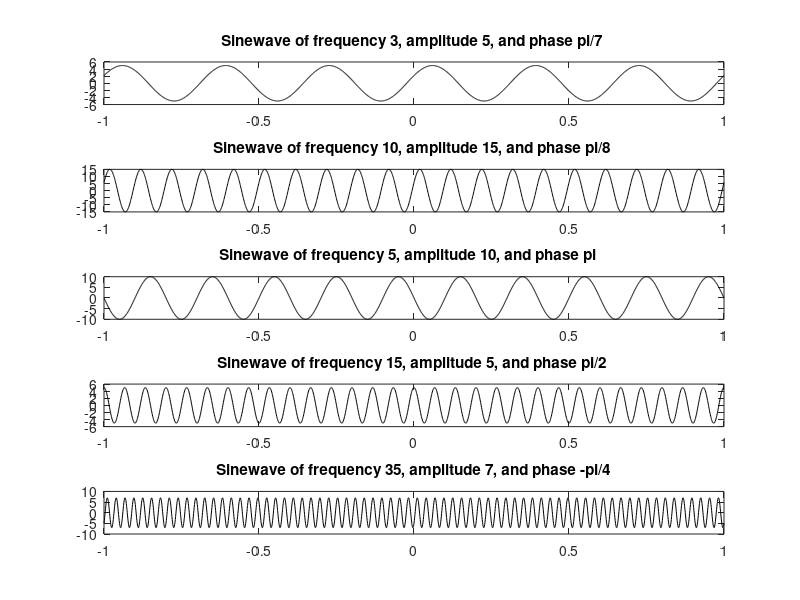
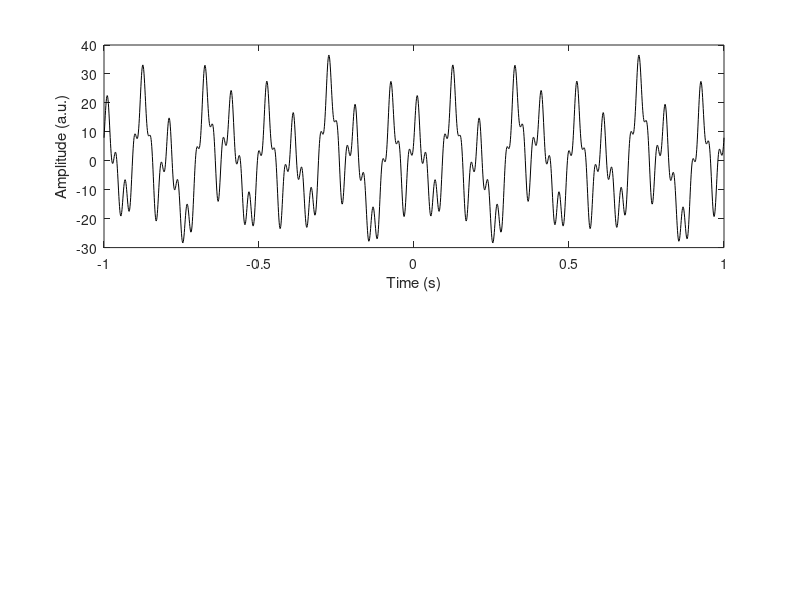

Here is the MATLAB script that generated these plots, in order: (Note: this script raises an error after producing the figures.)
%%
%   COURSE: Neural signal processing and analysis: Zero to hero
%  SESSION: Static spectral analyses
%  TEACHER: Mike X Cohen, sincxpress.com
%


%% 
% 
%  VIDEO: Sine waves and their parameters
% 
% 

%%% The goal of this cell is to create a signal by summing together sine waves.

% define a sampling rate
srate = 1000;

% list some frequencies
frex = [ 3   10   5   15   35 ];

% list some random amplitudes... make sure there are the same number of
% amplitudes as there are frequencies!
amplit = [ 5   15   10   5   7 ];

% phases... list some random numbers between -pi and pi
phases = [  pi/7  pi/8  pi  pi/2  -pi/4 ];
phases_g = char('pi/7',  'pi/8',  'pi',  'pi/2',  '-pi/4');

% define time...
% note for the future: it's veriy important to have odd numbers of
% timepoints to create morlet wavelet
time = -1:1/srate:1;


% now loop through frequencies and create sine waves
sine_waves = zeros(length(frex),length(time));
for fi=1:length(frex)
    sine_waves(fi,:) = amplit(fi) .* sin(2*pi.*time.*frex(fi) + phases(fi));
end


%%% now plot
figure(1), clf

for sinei=1:length(amplit)
    subplot(length(amplit),1,sinei)

    % should be one sine wave per subplot
    plot(time,sine_waves(sinei,:),'k')
    title(sprintf('Sinewave of frequency %d, amplitude %d, and phase %s',frex(sinei),amplit(sinei),phases_g(sinei,:))) % print looping title (use sprintf())
end

figure(2), clf
subplot(211)
plot(time,sum(sine_waves,1),'k')
xlabel('Time (s)'), ylabel('Amplitude (a.u.)')

%% sine wave parameter intuition via GUI

% a little interactive GUI to give you
% a better sense of sine wave parameters
sinewave_from_params;


%% 
% 
%  VIDEO: Complex numbers and Euler's formula
% 
% 

% several ways to create a complex number
z = 4 + 3i;
z = 4 + 3*1i;
z = 4 + 3*sqrt(-1);
z = complex(4,3);

disp([ 'Real part is ' num2str(real(z)) ' and imaginary part is ' num2str(imag(z)) '.' ])


% beware of a common programming error:
i = 2;
zz = 4 + 3*i;

% note that it's not possible to set 1i to a variable:
% 1i = 2;


% plot the complex number
figure(3), clf
plot(real(z),imag(z),'s','markersize',12,'markerfacecolor','k')

% make plot look nicer
set(gca,'xlim',[-5 5],'ylim',[-5 5])
grid on, hold on, axis square
plot(get(gca,'xlim'),[0 0],'k','linew',2)
plot([0 0],get(gca,'ylim'),'k','linew',2)
xlabel('Real axis')
ylabel('Imaginary axis')
title([ 'Number (' num2str(real(z)) ' ' num2str(imag(z)) 'i) on the complex plane' ])

%% Euler's formula and the complex plane

% use Euler's formula to plot vectors
m = 4;
k = pi/3;
compnum = m*exp( 1i*k );

% extract magnitude and angle
mag = sqrt(compnum*conj(compnum)); % same as below
mag = abs(compnum);
phs = angle(compnum);

% plot a red dot in the complex plane corresponding to the
% real (x-axis) and imaginary (y-axis) parts of the number.
figure(4), clf
plot([0 real(compnum)],[0 imag(compnum)],'ro','linew',2,'markersize',10,'markerfacecolor','r')

% make plot look nicer
set(gca,'xlim',[-5 5],'ylim',[-5 5])
grid on, hold on, axis square
plot(get(gca,'xlim'),[0 0],'k','linew',2)
plot([0 0],get(gca,'ylim'),'k','linew',2)
xlabel('Real axis')
ylabel('Imaginary axis')

% draw a line using polar notation
h = polar([0 phs],[0 mag],'r');
set(h,'linewidth',2)


% also draw a unit circle
x = linspace(-pi,pi,100);
h = plot(cos(x),sin(x));
set(h,'color',[1 1 1]*.7) % light gray

% title
title([ 'Rectangular: [' num2str(real(compnum)) ' ' num2str(imag(compnum)) 'i ], ' ...
        'Polar: ' num2str(mag) 'e^{i' num2str(phs) '}' ])
    

%% 
% 
%  VIDEO: The dot product and sine waves
% 
% 


% create two vectors
v1 = [ 2 4 2  1 5 3 1];
v2 = [ 4 2 2 -3 2 5 8];

% two (among other) ways to create the dot product
dp1 = sum( v1.*v2 );
dp2 = dot(v1,v2);

%% the dot product with sine waves

%%% In this section, you will create a signal (wavelet)
%   and then compute the dot product between that signal
%   and a series of sine waves.


% phase of signal
theta = 1*pi/4;

% simulation parameters
srate = 1000; % in Hz
time  = -1:1/srate:1; % from -1 to 1 in jumps of 1/srate (i.e. freq in time)

% here is the signal (don't change this line)
signal = sin(2*pi*5*time + theta) .* exp( (-time.^2) / .1);

% sine wave frequencies (Hz)
sinefrex = 2:.5:10;

% plot signal
figure(4), clf
subplot(211)
plot(time,signal,'k','linew',1.5)
xlabel('Time (s)'), ylabel('Amplitude (a.u.)')
title('Signal')

dps = zeros(size(sinefrex));
for fi=1:length(dps)

    % create a real-valued sine wave. Note that the amplitude should be 1 and the phase should be 0
    sinew = sin(2*pi*time*sinefrex(fi));

    % compute the dot product between sine wave and signal
    % normalize by the number of time points
    dps(fi) = dot(sinew,signal)/length(time);
end

% and plot
subplot(212)
stem(sinefrex,dps,'k','linew',3,'markersize',10,'markerfacecolor','w')
set(gca,'xlim',[sinefrex(1)-.5 sinefrex(end)+.5],'ylim',[-.2 .2])
xlabel('Sine wave frequency (Hz)')
ylabel('Dot product (signed magnitude)')
title([ 'Dot product of signal and sine waves (' num2str(theta) ' rad. offset)' ])

%%% Question: Try changing the 'theta' parameter. What is the effect on the spectrum of dot products?
% the spectrum changes as well
%

%% 
% 
%   VIDEO: Complex sine waves
% 
% 


%%% The goal here is to create a complex-valued sine wave

% general simulation parameters
srate = 500; % sampling rate in Hz
time  = 0:1/srate:2-1/srate; % time in seconds

% sine wave parameters
freq = 5;    % frequency in Hz
ampl = 2;    % amplitude in a.u.
phas = pi/3; % phase in radians

% generate the complex sine wave. Note that exp(x) means e^x
csw = ampl.*exp(1i*2*pi.*time.*freq);


% plot in 2D
figure(5), clf
subplot(211)
plot(time,real(csw), time,imag(csw),'linew',2)
xlabel('Time (sec.)'), ylabel('Amplitude')
title('Complex sine wave projections')
legend({'real';'imag'})

% plot in 3D
subplot(212)
plot3(time,real(csw),imag(csw),'linew',2)
xlabel('Time (sec.)'), ylabel('real part'), zlabel('imag. part')
set(gca,'ylim',[-1 1]*ampl*3,'zlim',[-1 1]*ampl*3)
axis square
rotate3d on


%% 
% 
%   VIDEO: The complex dot product
% 
% 


% two vectors
v1 = [  3i  4  5 -3i ];
v2 = [ -3i 1i  1  0  ];

% notice the dot product is a complex number
sum(v1.*v2);

%% complex dot product with wavelet

% 1) copy/paste the code from cell "the dot product with sine waves"
% 2) Change the sine waves into complex sine waves
% 3) Plot the magnitude of the dot product ( abs(dps) )

% phase of signal
theta = 1*pi/4;

% simulation parameters
srate = 1000; % in Hz
time  = -1:1/srate:1; % from -1 to 1 in jumps of 1/srate (i.e. freq in time)

% here is the signal (don't change this line)
signal = sin(2*pi*5*time + theta) .* exp( (-time.^2) / .1);

% sine wave frequencies (Hz)
sinefrex = 2:.5:10;

% plot signal
figure(6), clf
subplot(211)
plot(time,signal,'k','linew',1.5)
xlabel('Time (s)'), ylabel('Amplitude (a.u.)')
title('Signal')

dps = zeros(size(sinefrex));
for fi=1:length(dps)

    % create a complex-valued sine wave. Note that the amplitude should be 1 and the phase should be 0
    sinew = exp(1i*2*pi*time*sinefrex(fi));

    % compute the dot product between sine wave and signal
    % normalize by the number of time points
    dps(fi) = dot(sinew,signal)/length(time);
end

% and plot
subplot(212)
stem(sinefrex,abs(dps),'k','linew',3,'markersize',10,'markerfacecolor','w')
set(gca,'xlim',[sinefrex(1)-.5 sinefrex(end)+.5],'ylim',[-.2 .2])
xlabel('Sine wave frequency (Hz)')
ylabel('Dot product (signed magnitude)')
title([ 'Dot product of signal and sine waves (' num2str(theta) ' rad. offset)' ])

%%% Question: Is the dot product spectrum still dependent on the phase of the signal?
%             Surprise surprise, if it's a complex sinewave than the
%             phase-dependecy disappear!

%%

%% A movie showing why complex sine waves are phase-invariant
% basically you will notice that in the complex plane the complex dot
% product stays constantly away from the origin (magnitude preserved),
% while in the real plane the real-valued dot product will oscillate back
% and forth trough the value zero

% no need to change the code; just run and enjoy!

% create complex sine wave
csw = exp( 1i*2*pi*5*time );
rsw = cos(    2*pi*5*time );

% specify range of phase offsets for signal
phases = linspace(0,7*pi/2,100);


% setup the plot
figure(7), clf
subplot(223)
ch = plot(0,0,'ro','linew',2,'markersize',10,'markerfacecolor','r');
set(gca,'xlim',[-.2 .2],'ylim',[-.2 .2])
grid on, hold on, axis square
plot(get(gca,'xlim'),[0 0],'k','linew',2)
plot([0 0],get(gca,'ylim'),'k','linew',2)
xlabel('Cosine axis')
ylabel('Sine axis')
title('Complex plane')

% and then setup the plot for the real-dot product axis
subplot(224)
rh = plot(0,0,'ro','linew',2,'markersize',10,'markerfacecolor','r');
set(gca,'xlim',[-.2 .2],'ylim',[-.2 .2],'ytick',[])
grid on, hold on, axis square
plot(get(gca,'xlim'),[0 0],'k','linew',2)
plot([0 0],get(gca,'ylim'),'k','linew',2)
xlabel('Real axis')
title('Real number line')


for phi=1:length(phases)

    % create signal
    signal = sin(2*pi*5*time + phases(phi)) .* exp( (-time.^2) / .1);

    % compute complex dot product
    cdp = sum( signal.*csw ) / length(time);

    % compute real-valued dot product
    rdp = sum( signal.*rsw ) / length(time);

    % plot signal and real part of sine wave
    subplot(211)
    plot(time,signal, time,rsw,'linew',2)
    title('Signal and sine wave over time')

    % plot complex dot product
    subplot(223)
    set(ch,'XData',real(cdp),'YData',imag(cdp))

    % draw normal dot product
    subplot(224)
    set(rh,'XData',rdp)

    % wait a bit
    pause(.1)
end


%%
% 
%   VIDEO: The discrete-time Fourier transform
% 
% 


%% generate multi-component sine wave (exactly as before)

% define a sampling rate
srate = 1000;

% some parameters
frex   = [ 3   10   5   15   35 ];
amplit = [ 5   15   10   5   7 ];

% define time...
time = -1:1/srate:1;

% now loop through frequencies and create sine waves
signal = zeros(1,length(time));
for fi=1:length(frex)
    signal = signal + amplit(fi)*sin(2*pi*time*frex(fi));
end

%% The Fourier transform in a loop
% remember, the Fourier coefficient is nothing more that the dot product
% between the signal (real-valued) and a sinewave (complex-valued) at a
% given frequency; the result is a complex number in that can be described
% in the shape of me^(ik), where m is the amplitude (m^2 is the power), and
% k is the phase angle

%%% The goal of this section of code is to implement
%   the Fourier transform in a loop, as described in lecture.

N           = length(signal); % length of sequence
fourierTime = (0:N-1)/N;      % "time" used for sine waves
nyquist     = srate/2;        % Nyquist frequency -- the highest frequency you can measure in the data

% initialize Fourier output matrix
fourierCoefs = zeros(size(signal));

% loop over frequencies
for fi=1:length(frequencies)

    % create complex-valued sine wave for this frequency
    fourierSine = exp( 1i*2*pi*fourierTime*(fi-1));

    % compute dot product between sine wave and signal (created in the previous cell)
    fourierCoefs(fi) = dot(signal,fourierSine);

end

% scale Fourier coefficients to original scale
fourierCoefs = fourierCoefs / N;

% These are the actual frequencies in Hz that will be returned by the
% Fourier transform. The number of unique frequencies we can measure is
% exactly 1/2 of the number of data points in the time series (plus DC).
frequencies = linspace(0,nyquist,floor(N/2)+1);

figure(8), clf
subplot(221)
plot(real(exp( -2*pi*1i*(10).*fourierTime )))
xlabel('time (a.u.)'), ylabel('Amplitude')
title('One sine wave from the FT (real part)')

subplot(222)
plot(signal)
title('Data')

subplot(212)
plot(frequencies,abs(fourierCoefs(1:length(frequencies)))*2,'*-')
xlabel('Frequency (Hz)')
ylabel('Amplitide (\muV)')
title('Amplitude spectrum derived from discrete Fourier transform')
zoom on 

%% The fast-Fourier transform (FFT)

%%% The "slow" FT is important to understand and see implemented,
%   but in practice you should always use the FFT.
%   In this code you will see that they produce the same results.

% Compute fourier transform and scale
fourierCoefsF = fft(signal) / N;

subplot(212), hold on
plot(frequencies,abs(fourierCoefsF(1:length(frequencies)))*2,'ro')
set(gca,'xlim',[0 40])


%% 
% 
%   VIDEO: Fourier coefficients as complex numbers
% 
% 


%%% Fourier coefficients are difficult to interpret 'numerically', that is,
%   it's difficult to extract the information in a Fourier coefficient
%   simply by looking at the real and imaginary parts printed out.
%   Instead, you can understand them by visualizing them (in the next cell!).


srate = 1000;
time  = (0:srate-1)/srate;
freq  = 6;

% create sine waves that differ in power and phase
sine1 = 3 * cos(2*pi*freq*time + 0 );
sine2 = 2 * cos(2*pi*freq*time + pi/6 );
sine3 = 1 * cos(2*pi*freq*time + pi/3 );

% compute Fourier coefficients
fCoefs1 = fft(sine1) / length(time);
fCoefs2 = fft(sine2) / length(time);
fCoefs3 = fft(sine3) / length(time);

hz = linspace(0,srate/2,floor(length(time)/2)+1);

% find the frequency of our sine wave
hz6 = dsearchn(hz',freq);

% let's look at the coefficients for this frequency
disp([ '6 Hz Fourier coefficient for sin1: ' num2str(fCoefs1(hz6)) ])
disp([ '6 Hz Fourier coefficient for sin2: ' num2str(fCoefs2(hz6)) ])
disp([ '6 Hz Fourier coefficient for sin3: ' num2str(fCoefs3(hz6)) ])

%% complex numbers as vectors in a polar plot

%%% Explore the concept that the Fourier coefficients are complex numbers,
%   and can be represented on a complex plane.
%   The magnitude is the length of the line, and the phase is the angle of that line.


% make polar plots of fourier coefficients
figure(8), clf
h(1) = polarplot([0 angle(fCoefs1(hz6))],[0 2*abs(fCoefs1(hz6))],'r');
hold on
h(2) = polarplot([0 angle(fCoefs2(hz6))],[0 2*abs(fCoefs2(hz6))],'b');
h(3) = polarplot([0 angle(fCoefs3(hz6))],[0 2*abs(fCoefs3(hz6))],'m');

% adjust the plots a bit
set(h,'linewidth',5)
legend({'sine1';'sine2';'sine3'})

%% phase and power information can be extracted via Euler's formula

% extract amplitude using Pythagorian theorem
amp1 = 2*sqrt(real(fCoefs1).^2 + imag(fCoefs1).^2); % hint: use the functions "imag" and "real"
amp2 = 2*sqrt(real(fCoefs2).^2 + imag(fCoefs2).^2);
amp3 = 2*sqrt(real(fCoefs3).^2 + imag(fCoefs3).^2);

% extract amplitude using the Matlab function abs
% amp1 = abs( fCoefs1 );
% amp2 = abs( fCoefs2 );
% amp3 = abs( fCoefs3 );

% yet another possibility (the complex number times its conjugate); this is
% also the fastest computational option to get POWER (use sqrt() if
% amplitude needed)
% amp1 = fCoefs1.*conj(fCoefs1);
% amp2 = fCoefs2.*conj(fCoefs2);
% amp3 = fCoefs3.*conj(fCoefs3);

figure(9), clf

% plot amplitude spectrum
subplot(211)
plot(hz,2*amp1(1:length(hz)),'ro-','linew',2), hold on
plot(hz,2*amp2(1:length(hz)),'bp-','linew',2)
plot(hz,2*amp3(1:length(hz)),'ks-','linew',2)
set(gca,'xlim',[freq-3 freq+3])
xlabel('Frequency (Hz)'), ylabel('Amplitude')
legend({'sin1','sin2','sin3'})
title('Amplitude spectrum')

%% and now for phase...

% extract phase angles using trigonometry
phs1 = atan2(imag(fCoefs1),real(fCoefs1)); % 4-quadrant inverse tangent of ratio imag()/real()
phs2 = atan2(imag(fCoefs2),real(fCoefs2));
phs3 = atan2(imag(fCoefs3),real(fCoefs3));

% extract phase angles using Matlab function angle
% phs1 = angle( fCoefs1 );
% phs2 = angle( fCoefs2 );
% phs3 = angle( fCoefs3 );


% plot phase spectrum
subplot(212)
plot(hz,phs1(1:length(hz)),'ro-','linew',2), hold on
plot(hz,phs2(1:length(hz)),'bp-','linew',2)
plot(hz,phs3(1:length(hz)),'ks-','linew',2)
set(gca,'xlim',[freq-3 freq+3])
xlabel('Frequency (Hz)'), ylabel('Phase (rad.)')
title('Phase spectrum (all freqs exept 6 are basically random angles because amplitude approx. zero)')

% notice that here the phase angles for all the frequencies that are not
% 6Hz are basically uninterpretable; that's the case because for all freqs
% except 6, the amplitude is ~zero, and therefore the angle is undefined

%% 
% 
%   VIDEO: Positive/negative spectrum; amplitude scaling
% 
% 

% This cell will run a video that shows the complex sine waves used
% in the Fourier transform. The blue line corresponds to the real part
% and the red line corresponds to the imaginary part. The title tells
% you the frequency as a fraction of the sampling rate (Nyquist = .5).
% Notice what happens as the sine waves go into the negative frequencies.


% setup parameters
N     = 100;
fTime = ((1:N)-1)/N;
whichhalf = {'negative';'positive'};

% generate the plot
figure(10), clf
ploth = plot(fTime,ones(2,N),'linew',2);
titleh= title('.');
set(ploth(1),'color','b')
set(ploth(2),'color','r','linestyle','--')
xlabel('Time (norm.)'), ylabel('Amplitude')


% loop over frequencies
for fi=1:N

    % create sine wave for this frequency
    fourierSine = exp( -1i*2*pi*(fi-1).*fTime );

    % update graph
    set(ploth(1),'ydata',real(fourierSine));
    set(ploth(2),'ydata',imag(fourierSine));
    set(titleh,'String',[ num2str(fi/N) ' of fs (' whichhalf{(fi<N/2)+1} ')' ])

    pause(.1)
end

%%% QUESTION: What happens to the sine waves above f=.5?
% They start slowing down (aliasing)

%%% QUESTION: What happens to the sine waves as they approach f=.5?
% They get faster and faster as they approach the higher possible frequency
% to be reconstructed (i.e., 1/2 the sampling rate)

%% scaling of Fourier coefficients

%%% The goal of this section of code is to understand the necessity and logic
%   behind the two normalization factors that get the Fourier coefficients
%   in the same scale as the original data.


% create the signal
srate  = 1000; % hz
time   = (0:3*srate-1)/srate; % time vector in seconds
pnts   = length(time); % number of time points
signal = 2.5 * sin( 2*pi*4*time );


% prepare the Fourier transform
fourTime = (0:pnts-1)/pnts;
fCoefs   = zeros(size(signal));

for fi=1:pnts
    % create complex sine wave and compute dot product with signal
    csw = exp( -1i*2*pi*(fi-1)*fourTime );
    fCoefs(fi) = sum( signal.*csw );
end

% extract amplitudes
% ampls = abs(fCoefs);
ampls = 2*abs(fCoefs)/pnts; % the DC is also multiplied, here irrilevant but be careful

% compute frequencies vector
hz = linspace(0,srate/2,floor(pnts/2)+1);

figure(11), clf
stem(hz,ampls(1:length(hz)),'ks-','linew',3,'markersize',10,'markerfacecolor','w')

% make plot look a bit nicer
set(gca,'xlim',[0 10])
xlabel('Frequency (Hz)'), ylabel('Amplitude (a.u.)')

%%% QUESTION: Does the amplitude of 4 Hz in the figure match the simulated signal?
% No, the original code is not normalised

%%% QUESTION: Does the amplitude also depend on the length of the signal?
%             Apply the two normalization factors discussed in lecture.
%             Test whether the scaling is robust to signal length.
% Sure, it depends on length of signal and on negative frequecies

%% DC reflects the mean offset

figure(12), clf

% NOTE: below is the same signal with (1) small, (2) no, (3) large DC
%       Is the amplitude spectrum accurate at 0 Hz???
signalX1 = fft(signal+2)             / pnts;
signalX2 = fft(signal-mean(signal))  / pnts;
signalX3 = fft(signal+10)            / pnts;


% plot signals in the time domain
subplot(211), hold on
plot(ifft(signalX1)*pnts,'bo-')
plot(ifft(signalX2)*pnts,'rd-')
plot(ifft(signalX3)*pnts,'k*-')
xlabel('Tme (ms)'), ylabel('Amplitude')

% normalise by negative freqs without including the DC in the *2 scaling
signalX1(2:length(hz)) = 2*abs(signalX1(2:length(hz)));
signalX2(2:length(hz)) = 2*abs(signalX2(2:length(hz)));
signalX3(2:length(hz)) = 2*abs(signalX3(2:length(hz)));

% plot signals in the frequency domain
subplot(212)
plot(hz,signalX1(1:length(hz)),'bo-','linew',2,'markersize',8), hold on
plot(hz,signalX2(1:length(hz)),'rd-','linew',2,'markersize',8)
plot(hz,signalX3(1:length(hz)),'k*-','linew',2,'markersize',8)

xlabel('Frequencies (Hz)'), ylabel('Amplitude')
legend({'+2 mean';'de-meaned';'+10 mean'})
set(gca,'xlim',[0 10])



%%% QUESTION: Can you adapt the code for accurate scaling of all three signals??
%             (Yes, of course you can! Do it!). Done !

%%


%% 
% 
%  VIDEO: Spectral analysis of resting-state EEG
% 
% 

% The goal of this cell is to plot a power spectrum of resting-state EEG data.

clear
load EEGrestingState.mat

% create a time vector that starts from 0
npnts = length(eegdata);
time  = (0:npnts-1)/srate;


% plot the time-domain signal
figure(13), clf
plot(time,eegdata)
xlabel('Time (s)'), ylabel('Voltage (\muV)')
zoom on


% static spectral analysis
hz = linspace(0,srate/2,floor(npnts/2)+1);
ampl = 2*abs(fft(eegdata)/npnts); % DC not an issue as data high-pass filtered
powr = ampl.^2;

figure(14), clf, hold on
plot(hz,ampl(1:length(hz)),'k','linew',1)
plot(hz,powr(1:length(hz)),'r','linew',1)

xlabel('Frequency (Hz)')
ylabel('Amplitude or power')
legend({'Amplitude';'Power'})

% optional zooming in
set(gca,'xlim',[0 60])


%%% QUESTION: What are the three most prominent features of the EEG spectrum?
% (1) a 1/f shape, a component around 8-10 Hz, a huge artifact limited at
% 50 Hz (line noise)

%%% QUESTION: What do you notice about the difference between the amplitude
%             and power spectra?
% the power spectrum maybe highlight the features better than the amplitude
% (notice that most of the spectrum is below value of 1)

%%% QUESTION: Can you see the ~10 Hz oscillation in the raw time series data?
% somewhere, if you zoom in a lot (~1 sec window)


%% 
% 
%  VIDEO: Quantify alpha power over the scalp
% 
% 

clear
load restingstate64chans.mat

% These data comprise 63 "epochs" of resting-state data. Each epoch is a
%   2-second interval cut from ~2 minutes of resting-state.
% The goal is to compute the power spectrum of each 2-second epoch
%   separately, then average together.
%   Then, extract the average power from 8-12 Hz (the "alpha band") and
%   make a topographical map of the distribution of this power.

% convert to double-precision
EEG.data = double(EEG.data);

% compute the power spectrum of each 2-second epoch (should have same size
% as .data cube [64 x 2048 x 63]); you could use a double for loop over
% channels and trials, but notice that the fft() function can take as 3rd
% input the dimention over which to compute the fft() in matrices with
% higher dimentions, therefore implicitly implementing the loops

chanpowr = (2*abs( fft(EEG.data,[],2)/EEG.pnts )).^2; % dim 2 is the time dimension, the one we need


% then average over trials (3rd dimention of the data cube)
chanpowr = mean(chanpowr,3);

% vector of frequencies
hz = linspace(0,EEG.srate/2,floor(EEG.pnts/2)+1);


% do some plotting
% plot power spectrum of all channels
figure(15), clf
plot(hz,chanpowr(:,1:length(hz)),'linew',2)
xlabel('Frequency (Hz)'), ylabel('Power (\muV)')

set(gca,'xlim',[0 30],'ylim',[0 50])

%% now to extract alpha power

% boundaries in hz
alphabounds = [8 12];

% convert to indices
freqidx = dsearchn(hz',alphabounds'); % this damn function always takes COLUMN vectors as inputs


% extract average power
alphapower = mean(chanpowr(:,freqidx(1):freqidx(2)),2);

% and plot
figure(16), clf
topoplotIndie(alphapower,EEG.chanlocs,'numcontour',0);
set(gca,'clim',[0 6])
colormap hot

%% 
% 
%  VIDEO: Reconstruct a signal via inverse Fourier transform
% 
% 


%% create the signal

% define a sampling rate and time vector
srate = 1000;
time  = -1:1/srate:1;

% frequencies
frex = [ 3 10 5 15 35 ];


% now loop through frequencies and create sine waves
signal = zeros(1,length(time));
for fi=1:length(frex)
    
    signal = signal + fi * sin(2*pi*time*frex(fi));

end

%% on to the ifft!

%%% Here you will invert the Fourier transform,
%   by starting from Fourier coefficients and getting back into the time domain.

N           = length(signal); % length of sequence
fourierTime = (0:N-1)/N;      % "time" used for sine waves

reconSignal = zeros(size(signal));
fourierCoefs = fft(signal)/N;

% loop over frequencies
for fi=1:N

    % create coefficient-modulated sine wave for this frequency
    % Note: this is a complex sine wave without the minus sine in the exponential.
    fourierSine = exp( 1i*2*pi*(fi-1)*fourierTime ) *fourierCoefs(fi); 
    
    % continue building up signal...
    reconSignal = reconSignal + fourierSine;
end

% note: in practice, the inverse Fourier transform should be done using:
%reconSignal = ifft(fourierCoefs) * N;

figure(17), clf
plot(real(reconSignal),'.-')
hold on
plot(signal,'ro')
zoom on % inspect the two signals
set(gca,'xlim',[0 2001],'ylim',[-12 12])

legend({'reconstructed';'original'})


%% 
% 
%   VIDEO: Frequency resolution and zero-padding
% 
% 


%%% We start by investigating the difference between sampling rate and
%   number of time points for Fourier frequencies.

% temporal parameters
srates  = [100 100 1000];
timedur = [  1  10    1];


freq    =     5; % in Hz
colors  = 'kmb';
symbols = 'op.';


figure(18), clf
legendText = cell(size(timedur));
for parami=1:length(colors)

    % define sampling rate in this round
    srate = srates(parami); % in Hz

    % define time
    time = -1:1/srate:timedur(parami);

    % create signal (Morlet wavelet)
    signal = cos(2*pi*freq.*time) .* exp( (-time.^2) / .05 );

    % compute FFT and normalize
    signalX = fft(signal);
    signalX = signalX./max(signalX);

    % define vector of frequencies in Hz
    hz = linspace(0,srate/2,floor(length(signal)/2)+1);


    % plot time-domain signal
    subplot(211)
    plot(time,signal,[colors(parami) symbols(parami) '-'],'markersize',10,'markerface',colors(parami)), hold on
    set(gca,'xlim',[-1 1])
    xlabel('Time (s)'), ylabel('Amplitude')
    title('Time domain')

    % plot frequency-domain signal
    subplot(212), hold on
    plot(hz,abs(signalX(1:length(hz))),[colors(parami) symbols(parami) '-'],'markersize',10,'markerface',colors(parami))
    xlabel('Frequency (Hz)'), ylabel('Amplitude')
    title('Frequency domain')

    legendText{parami} = [ 'srate=' num2str(srates(parami)) ', N=' num2str(timedur(parami)+1) 's' ];
end

legend(legendText)
zoom

%% zero-padding, spectral resolution, and sinc interpolation

%%% Explore the effects of zero-padding.
%   Note: I created the numbers here to show rather strong effects of zero-padding.
%    You can try with other numbers; the effects will be more mild.

figure(19), clf

signal  = [ 1 0 1 2 -3 1 2 0 -3 0 -1 2 1 -1];

% compute the FFT of the same signal with different FFT length; notice that
% the padding parameters takes the number of signal point + those we want
% to add to zero-pad (not just the zero-padding points)
signalX1 = fft(signal) / length(signal);
signalX2 = fft(signal,length(signal)+10)  / length(signal); % zero-pad to 10 plus length of signal!
signalX3 = fft(signal,length(signal)+100) / length(signal); % zero-pad to 100 plus length of signal!

% define frequencies vector
frex1 = linspace( 0, .5, floor(length(signalX1)/2)+1 );
frex2 = linspace( 0, .5, floor(length(signalX2)/2)+1 );
frex3 = linspace( 0, .5, floor(length(signalX3)/2)+1 );


% plot signals in the time domain
subplot(211)
plot(ifft(signalX1)*length(signal),'bo-'), hold on
plot(ifft(signalX2)*length(signal),'rd-'), hold on
plot(ifft(signalX3)*length(signal),'k*-'), hold on
xlabel('Time points (arb. units)')

% plot signals in the frequency domain
subplot(212)
plot(frex1,2*abs(signalX1(1:length(frex1))),'bo-'), hold on
plot(frex2,2*abs(signalX2(1:length(frex2))),'rd-')
plot(frex3,2*abs(signalX3(1:length(frex3))),'k*-')

xlabel('Normalized frequency units'), ylabel('Amplitude')
legend({'"Native" N';'N+10';'N+100'})


%% 
% 
%   VIDEO: Examples of sharp non-stationarities on power spectra
% 
% 

%% sharp transitions

a = [10 2 5 8];
f = [3 1 6 12];

srate = 1000;
t = 0:1/srate:10;
n = length(t);

timechunks = round(linspace(1,n,length(a)+1));

% create the signal
signal = 0;
for i=1:length(a)
    signal = cat(2,signal,a(i)* sin(2*pi*f(i)*t(timechunks(i):timechunks(i+1)-1) ));
end

% compute its spectrum
signalX = fft(signal)/n;
hz = linspace(0,srate/2,floor(n/2)+1);

figure(20), clf
subplot(211)
plot(t,signal)
xlabel('Time'), ylabel('amplitude')
title('Time domain')

subplot(212)
stem(hz,2*abs(signalX(1:length(hz))),'s-','markerface','k')
xlabel('Frequency (Hz)'), ylabel('amplitude')
set(gca,'xlim',[0 20])
title('Frequency domain')

%% edges and edge artifacts

x = (linspace(0,1,n)>.5)+0; % +0 converts from boolean to number

% uncommenting this line shows that nonstationarities
% do not prevent stationary signals from being easily observed
x = x + .08*sin(2*pi*6*t);

% plot
figure(21), clf
subplot(211)
plot(t,x)
set(gca,'ylim',[-.1 1.1])
xlabel('Time (s.)'), ylabel('Amplitude (a.u.)')
title('Time domain')

subplot(212)
xX = fft(x)/n;
plot(hz,2*abs(xX(1:length(hz))))
set(gca,'xlim',[0 20],'ylim',[0 .1])
xlabel('Frequency (Hz)'), ylabel('Amplitude (a.u.)')
title('Frequency domain')


%% 
% 
%   VIDEO: Examples of smooth non-stationarities on power spectra
% 
% 


srate = 1000;
t = 0:1/srate:10;
n = length(t);
f = 3; % frequency in Hz

% sine wave with time-increasing amplitude
%ampl1 = linspace(1,10,n);
ampl1 = abs(interp1(linspace(t(1),t(end),10),10*rand(1,10),t,'spline')); % add noise
ampl2 = mean(ampl1);

signal1 = ampl1 .* sin(2*pi*f*t);
signal2 = ampl2 .* sin(2*pi*f*t);


% obtain Fourier coefficients and Hz vector
signal1X = fft( signal1 )/n;
signal2X = fft( signal2 )/n;
hz = linspace(0,srate,n);

figure(22), clf
subplot(211)
plot(t,signal2,'r','linew',2), hold on
plot(t,signal1,'b','linew',2)
xlabel('Time'), ylabel('amplitude')

subplot(212)
stem(hz,2*abs(signal2X(1:length(hz))),'ro-','markerface','r','linew',2)
hold on
stem(hz,2*abs(signal1X),'bs-','markerface','k','linew',2)

xlabel('Frequency (Hz)'), ylabel('amplitude')
set(gca,'xlim',[1 7])
legend({'Stationary';'Non-stationary'})

%% frequency non-stationarity


f  = [2 10];
ff = linspace(f(1),mean(f),n);
signal1 = sin(2*pi.*ff.*t);
signal2 = sin(2*pi.*mean(ff).*t);


signal1X = fft(signal1)/n;
signal2X = fft(signal2)/n;
hz = linspace(0,srate/2,floor(n/2));

figure(23), clf

subplot(211)
plot(t,signal1), hold on
plot(t,signal2,'r')
xlabel('Time'), ylabel('amplitude')
set(gca,'ylim',[-1.1 1.1])

subplot(212)
plot(hz,2*abs(signal1X(1:length(hz))),'.-'), hold on
plot(hz,2*abs(signal2X(1:length(hz))),'r.-')
xlabel('Frequency (Hz)'), ylabel('amplitude')
set(gca,'xlim',[0 20])


%% examples of rhythmic non-sinusoidal time series

% parameters
srate = 1000;
time  = (0:srate*6-1)/srate;
npnts = length(time);
hz = linspace(0,srate,npnts);

% various mildly interesting signals to test
signal = detrend( sin( cos(2*pi*time)-1 ) );
signal = sin( cos(2*pi*time) + time );
signal = detrend( cos( sin(2*pi*time).^4 ) );


% plot!
figure(24), clf

% time domain
subplot(211)
plot(time,signal,'k','linew',3)
xlabel('Time (s)')

% frequency domain
subplot(212)
plot(hz,abs(fft(signal)),'k','linew',3)
set(gca,'xlim',[0 20])
xlabel('Frequency (Hz)')


%% 
% 
%   VIDEO: Welch's method on phase-slip data
% 
% 

srate = 1000;
time  = (0:srate-1)/srate;

signal = [ sin(2*pi*10*time) sin(2*pi*10*time(end:-1:1)) ];

figure(25), clf
subplot(211)
plot(signal)
title('Phase-slip data (time domain)')

subplot(223)
bar(linspace(0,srate,length(signal)),2*abs(fft(signal))/length(signal))
set(gca,'xlim',[5 15])
title('Static FFT')
xlabel('Frequency (Hz)')



%% Now for Welch's method

% parameters
winlen = 500; % window length in points (same as ms if srate=1000!)
skip = 100;   % also in time points;

% vector of frequencies for the small windows
hzL = linspace(0,srate/2,floor(winlen/2)+1);

% initialize time-frequency matrix
welchspect = zeros(1,length(hzL));

% Hann taper
hwin = .5*(1-cos(2*pi*(1:winlen) / (winlen-1)));



% loop over time windows
nbins = 0; % note: in the video this is nbins=1 but that's a typo.
for ti=1:skip:length(signal)-winlen
    
    % extract part of the signal
    tidx    = ti:ti+winlen-1;
    tmpdata = signal(tidx);
    
    % FFT of these data (does the taper help?)
    x = fft(hwin.*tmpdata)/winlen;
    
    % and put in matrix
    welchspect = welchspect + 2*abs(x(1:length(hzL)));
    nbins = nbins + 1;
end

% divide by nbins to complete average
welchspect = welchspect/nbins;


subplot(224)
bar(hzL,welchspect)
set(gca,'xlim',[5 15])
title('Welch''s method')
xlabel('Frequency (Hz)')

%% 
% 
%   VIDEO: Welch's method on resting-state EEG data
% 
% 


% load data
load EEGrestingState.mat
N = length(eegdata);

% time vector
timevec = (0:N-1)/srate;

% plot the data
figure(26), clf
plot(timevec,eegdata,'k')
xlabel('Time (seconds)'), ylabel('Voltage (\muV)')

%% one big FFT (not Welch's method)

% "static" FFT over entire period, for comparison with Welch
eegpow = abs( fft(eegdata)/N ).^2;
hz = linspace(0,srate/2,floor(N/2)+1);

%% "manual" Welch's method

% window length in seconds*srate
winlength = 1*srate;

% number of points of overlap
nOverlap = round(srate/2);

% NOTE about the variable nOverlap: 
% This variable actually defines the number of data 
% points to skip forwards. The true number of overlapping 
% points is winlength-nSkip. Apologies for the confusion,
% and thanks to Eleonora De Filippi for catching that mistake.


% window onset times
winonsets = 1:nOverlap:N-winlength;

% note: different-length signal needs a different-length Hz vector
hzW = linspace(0,srate/2,floor(winlength/2)+1);

% Hann window
hannw = .5 - cos(2*pi*linspace(0,1,winlength))./2;

% initialize the power matrix (windows x frequencies)
eegpowW = zeros(1,length(hzW));

% loop over frequencies
for wi=1:length(winonsets)
    
    % get a chunk of data from this time window
    datachunk = eegdata(winonsets(wi):winonsets(wi)+winlength-1);
    
    % apply Hann taper to data
    datachunk = datachunk .* hannw;
    
    % compute its power
    tmppow = abs(fft(datachunk)/winlength).^2;
    
    % enter into matrix
    eegpowW = eegpowW  + tmppow(1:length(hzW));
end

% divide by N
eegpowW = eegpowW / length(winonsets);


%%% plotting
figure(27), clf, subplot(211), hold on

plot(hz,eegpow(1:length(hz)),'k','linew',2)
plot(hzW,eegpowW/10,'r','linew',2)
set(gca,'xlim',[0 40])
xlabel('Frequency (Hz)')
legend({'"Static FFT';'Welch''s method'})
title('Using FFT and Welch''s')

%% MATLAB pwelch

subplot(212)

% create Hann window
winsize = 2*srate; % 2-second window
hannw = .5 - cos(2*pi*linspace(0,1,winsize))./2;

% number of FFT points (frequency resolution)
nfft = srate*100;

% output is logarithmic
pwelch(eegdata,hannw,round(winsize/4),nfft,srate);
set(gca,'xlim',[0 40])


%% 
% 
%   VIDEO: Welch's method on v1 laminar data
% 
% 

clear
load v1_laminar.mat
csd = double(csd);

% specify a channel for the analyses
chan2use = 7;


% create Hann window
hannw = .5 - cos(2*pi*linspace(0,1,size(csd,2)))./2;

% Welch's method using MATLAB pwelch
[pxx,hz] = pwelch(squeeze(csd(chan2use,:,:)),hannw,round(size(csd,2)/10),1000,srate);

figure(28), clf
subplot(211)
plot(timevec,mean(csd(chan2use,:,:),3),'linew',2)
set(gca,'xlim',timevec([1 end]))
xlabel('Time (s)'), ylabel('Voltage (\muV)')
title('Time domain ERP')

subplot(212)
plot(hz,mean(pxx,2),'linew',2)
set(gca,'xlim',[0 140])
xlabel('Frequency (Hz)')
ylabel('Power (\muV^2)')
title('Frequency domain ERP (Welch''s method)')


%% done.
